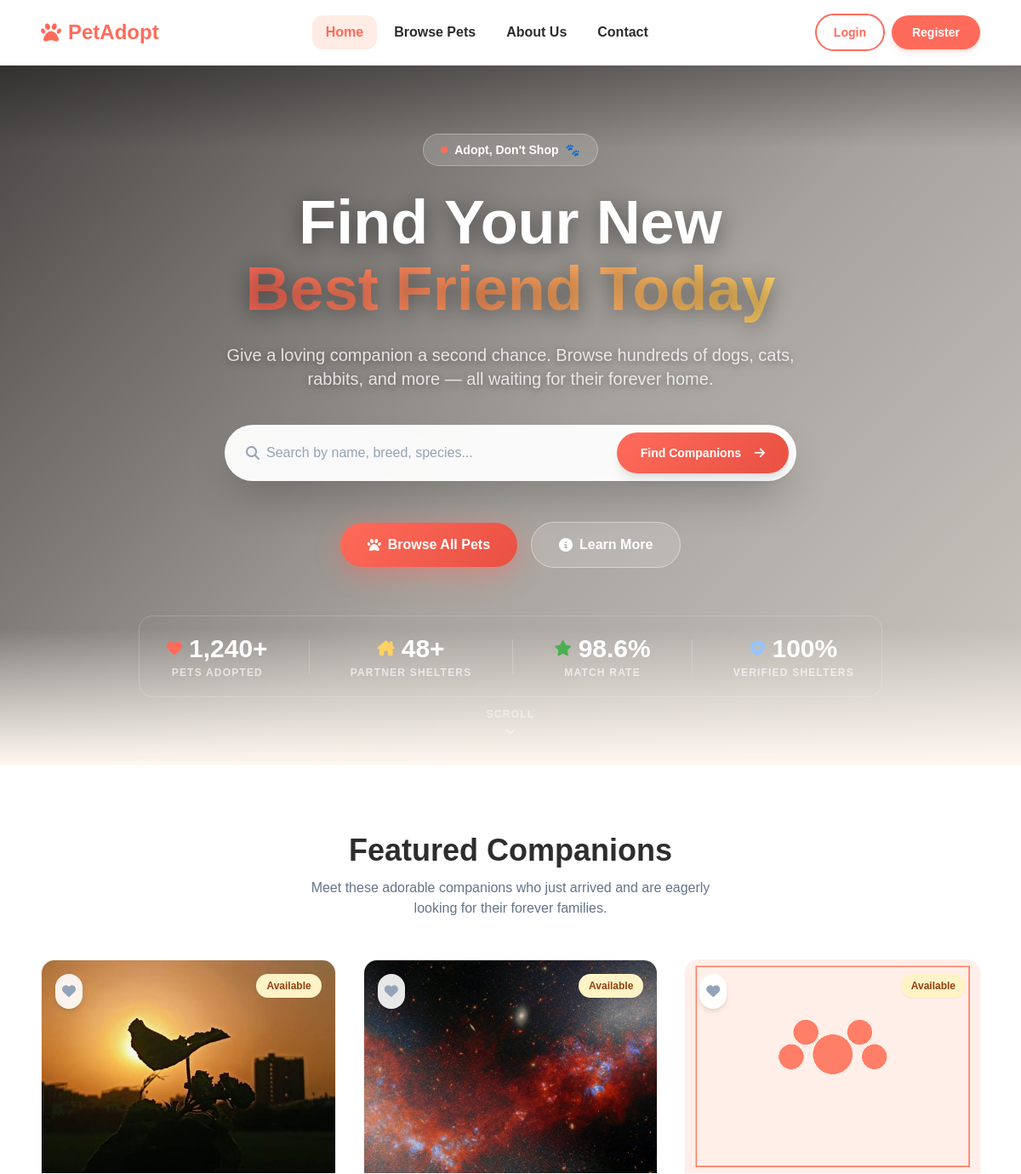
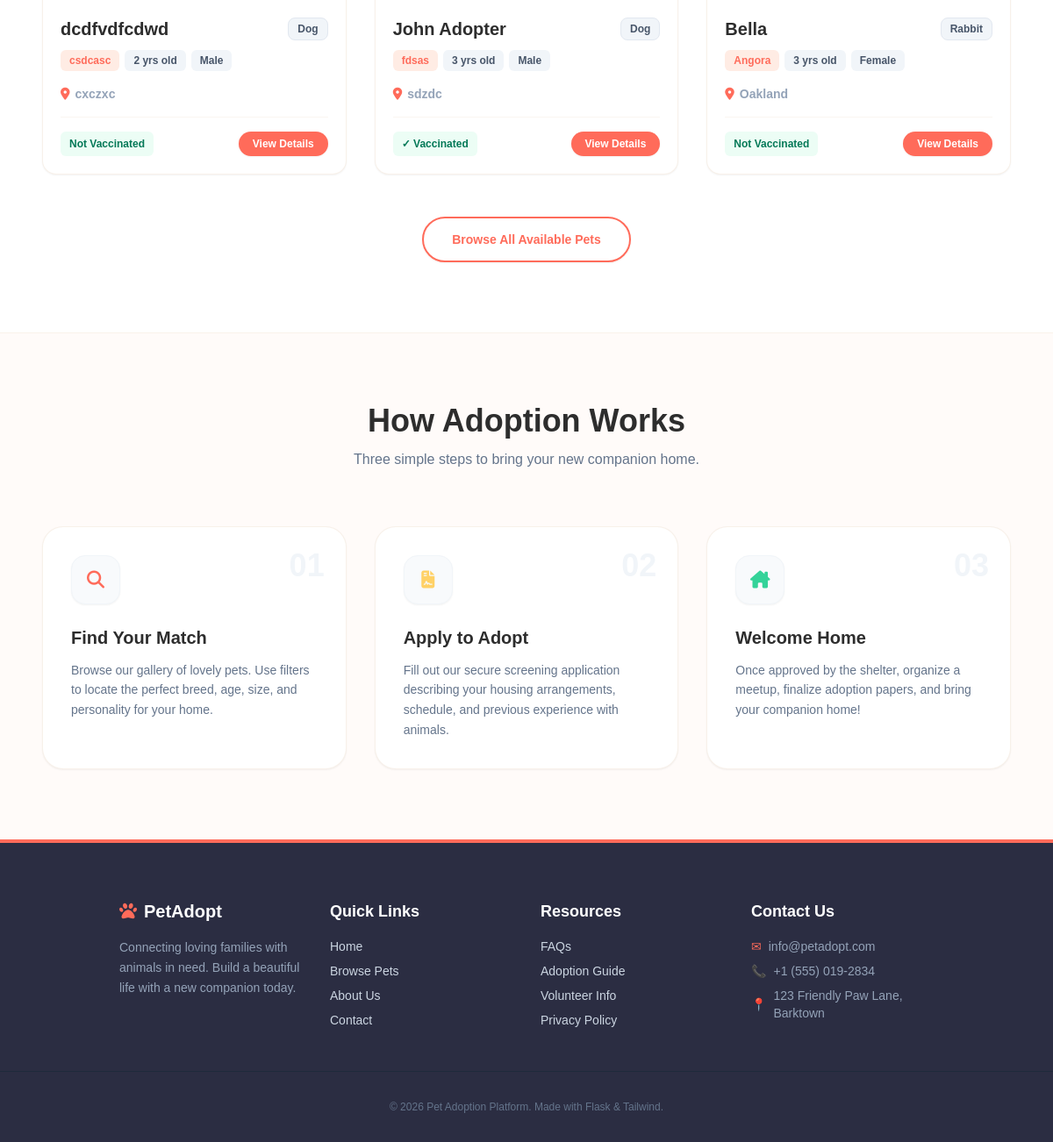
The page / on the database its author committed (2 pictures, top to bottom).
### models.py (models this page shows, shortened)
class Pet(db.Model):
    __tablename__ = 'pets'
    id = db.Column(db.Integer, primary_key=True)
    name = db.Column(db.String(100), nullable=False)
    species = db.Column(db.String(50), nullable=False)  # Dog, Cat, Rabbit, Bird, Other
    breed = db.Column(db.String(100), nullable=True)
    age = db.Column(db.Integer, nullable=True)
    gender = db.Column(db.String(20), nullable=False)  # Male, Female
    size = db.Column(db.String(20), nullable=False)  # Small, Medium, Large
    color = db.Column(db.String(50), nullable=True)
    description = db.Column(db.Text, nullable=True)
    photo = db.Column(db.String(255), nullable=True, default='default_pet.png')
    location = db.Column(db.String(100), nullable=False)
    vaccinated = db.Column(db.Boolean, default=False)
    is_adopted = db.Column(db.Boolean, default=False)
    shelter_id = db.Column(db.Integer, db.ForeignKey('users.id'), nullable=False)
    created_at = db.Column(db.DateTime, default=datetime.utcnow)
    applications = db.relationship('AdoptionApplication', backref='pet', lazy=True, cascade="all, delete-orphan")

### routes.py (the view)
@general_bp.route('/')
def home():
    featured_pets = Pet.query.filter_by(is_adopted=False).order_by(Pet.created_at.desc()).limit(3).all()
    return render_template('home.html', featured_pets=featured_pets)

### templates/home.html (shortened to what this page needs)
{% extends 'base.html' %}
{% block content %}
<section class="hero-banner relative w-full overflow-hidden" style="min-height: 92vh;">
    <video
      id="heroBgVideo"
      autoplay
      muted
      loop
      playsinline
      class="absolute inset-0 w-full h-full object-cover z-0"
    >
        <source src="{{ url_for('static', filename='uploads/dog.mp4') }}" type="video/mp4" />
    </video>
    <div class="absolute inset-0 z-10" style="background: linear-gradient(135deg, rgba(0,0,0,0.72) 0%, rgba(0,0,0,0.35) 55%, rgba(0,0,0,0.20) 100%);"></div>
    <div class="absolute inset-x-0 bottom-0 h-40 z-10" style="background: linear-gradient(to top, #FFF8F1 0%, transparent 100%);"></div>
    <div class="absolute inset-x-0 top-0 h-24 z-10" style="background: linear-gradient(to bottom, rgba(0,0,0,0.30) 0%, transparent 100%);"></div>
    <div class="relative z-20 flex flex-col items-center justify-center text-center px-6 md:px-12" style="min-height: 92vh; padding-top: 80px; padding-bottom: 80px;">
        <div class="inline-flex items-center gap-2 px-5 py-2 rounded-full border border-white/30 bg-white/15 backdrop-blur-md text-white text-sm font-bold mb-7 animate-fade-in-up" style="animation-delay:0s;">
            <span class="w-2 h-2 rounded-full bg-[#FF6B5A] animate-pulse"></span>
            Adopt, Don't Shop &nbsp;🐾
        </div>
        <h1 class="text-white font-black leading-[1.08] mb-6 animate-fade-in-up" style="font-size: clamp(2.4rem, 6vw, 5rem); animation-delay: 0.1s; text-shadow: 0 4px 24px rgba(0,0,0,0.45);">
            Find Your New<br/>
            <span style="background: linear-gradient(90deg, #FF6B5A, #FFD166); -webkit-background-clip: text; -webkit-text-fill-color: transparent; background-clip: text;">
                Best Friend Today
            </span>
        </h1>
        <p class="text-white/80 text-lg md:text-xl max-w-2xl leading-relaxed mb-10 animate-fade-in-up" style="animation-delay: 0.2s; text-shadow: 0 2px 10px rgba(0,0,0,0.4);">
            Give a loving companion a second chance. Browse hundreds of dogs, cats, rabbits, and more — all waiting for their forever home.
        </p>
        <form action="{{ url_for('pets.pet_list') }}" method="GET"
              class="w-full max-w-2xl bg-white/95 backdrop-blur-md p-2 rounded-2xl md:rounded-full shadow-2xl flex flex-col md:flex-row gap-2 mb-12 animate-fade-in-up border border-white/60"
              style="animation-delay: 0.3s;">
            <div class="flex-grow flex items-center gap-2 px-4">
                <i class="fa-solid fa-magnifying-glass text-slate-400 text-base"></i>
                <input
                  type="text"
                  name="search"
                  placeholder="Search by name, breed, species..."
                  class="w-full bg-transparent py-3 outline-none text-base text-dark placeholder:text-slate-400 font-medium"
                />
            </div>
            <button
              type="submit"
              class="py-3 px-7 bg-primary hover:bg-primary-hover text-white font-bold rounded-xl md:rounded-full flex items-center justify-center gap-2 shadow-lg transition-all text-sm active:scale-95"
              style="background: linear-gradient(135deg, #FF6B5A, #E85042);"
            >
                Find Companions &nbsp;<i class="fa-solid fa-arrow-right"></i>
            </button>
        </form>
        <div class="flex flex-wrap items-center justify-center gap-4 mb-14 animate-fade-in-up" style="animation-delay: 0.4s;">
            <a href="{{ url_for('pets.pet_list') }}"
               class="inline-flex items-center gap-2 px-8 py-3.5 rounded-full text-white font-black text-base shadow-xl transition-all hover:scale-105 active:scale-95"
               style="background: linear-gradient(135deg, #FF6B5A 0%, #E85042 100%); box-shadow: 0 8px 30px rgba(255,107,90,0.45);">
                <i class="fa-solid fa-paw"></i> Browse All Pets
            </a>
            <a href="{{ url_for('general.about') }}"
               class="inline-flex items-center gap-2 px-8 py-3.5 rounded-full font-black text-base bg-white/15 backdrop-blur-md border border-white/40 text-white hover:bg-white/25 transition-all active:scale-95">
                <i class="fa-solid fa-circle-info"></i> Learn More
            </a>
        </div>
        <div class="animate-fade-in-up" style="animation-delay: 0.5s;">
            <div class="flex flex-wrap items-center justify-center gap-6 md:gap-12 px-8 py-5 rounded-2xl bg-white/12 backdrop-blur-md border border-white/20">
                <div class="flex flex-col items-center">
                    <div class="flex items-center gap-2 mb-0.5">
                        <i class="fa-solid fa-heart text-[#FF6B5A] text-lg"></i>
                        <span class="text-2xl md:text-3xl font-black text-white">1,240+</span>
                    </div>
                    <span class="text-xs text-white/65 font-semibold uppercase tracking-widest">Pets Adopted</span>
                </div>
                <div class="flex flex-col items-center">
                    <div class="flex items-center gap-2 mb-0.5">
                        <i class="fa-solid fa-house-chimney text-[#FFD166] text-lg"></i>
                        <span class="text-2xl md:text-3xl font-black text-white">48+</span>
                    </div>
                    <span class="text-xs text-white/65 font-semibold uppercase tracking-widest">Partner Shelters</span>
                </div>
                <div class="flex flex-col items-center">
                    <div class="flex items-center gap-2 mb-0.5">
                        <i class="fa-solid fa-star text-[#4CAF50] text-lg"></i>
                        <span class="text-2xl md:text-3xl font-black text-white">98.6%</span>
                    </div>
                    <span class="text-xs text-white/65 font-semibold uppercase tracking-widest">Match Rate</span>
                </div>
                <div class="flex flex-col items-center">
                    <div class="flex items-center gap-2 mb-0.5">
                        <i class="fa-solid fa-shield-heart text-blue-300 text-lg"></i>
                        <span class="text-2xl md:text-3xl font-black text-white">100%</span>
                    </div>
                    <span class="text-xs text-white/65 font-semibold uppercase tracking-widest">Verified Shelters</span>
                </div>
            </div>
        </div>
        <div class="absolute bottom-8 left-1/2 -translate-x-1/2 flex flex-col items-center gap-1 text-white/50 animate-bounce">
            <span class="text-xs font-semibold uppercase tracking-widest">Scroll</span>
            <i class="fa-solid fa-chevron-down text-xs"></i>
        </div>
    </div>
</section>
<section class="py-20 bg-white px-6 md:px-12">
    <div class="container mx-auto max-w-7xl">
        <div class="flex flex-col items-center text-center mb-12">
            <h2 class="text-3xl md:text-4xl font-black text-dark mb-3">Featured Companions</h2>
            <p class="text-slate-500 text-base max-w-lg">Meet these adorable companions who just arrived and are eagerly looking for their forever families.</p>
        </div>
        <div class="grid grid-cols-1 md:grid-cols-3 gap-8">
            {% if featured_pets %}
                {% for pet in featured_pets %}
                    <div class="group bg-white border border-border/60 rounded-2xl overflow-hidden shadow-sm hover:shadow-xl hover:border-primary/30 flex flex-col h-full transition-all duration-300 transform hover:-translate-y-2">
                        <div class="relative h-[250px] overflow-hidden">
                            <img
                              src="{{ url_for('static', filename='uploads/pet_photos/' + pet.photo) }}"
                              alt="{{ pet.name }}"
                              class="w-full h-full object-cover transition-transform duration-500 group-hover:scale-105"
                            />
                            <button
                              data-pet-id="{{ pet.id }}"
                              class="fav-btn absolute top-4 left-4 p-2 bg-white/90 backdrop-blur-sm rounded-full shadow-md text-slate-400 hover:text-red-500 hover:scale-110 active:scale-95 transition-all z-10"
                            >
                                <i class="fa-solid fa-heart text-base"></i>
                            </button>
                            <span class="absolute top-4 right-4 text-xs font-bold px-3 py-1.5 bg-amber-100 text-amber-800 rounded-full shadow-sm">
                                Available
                            </span>
                        </div>
                        <div class="p-5 flex-grow flex flex-col justify-between">
                            <div>
                                <div class="flex justify-between items-center mb-2.5">
                                    <h3 class="text-xl font-black text-dark">{{ pet.name }}</h3>
                                    <span class="text-xs font-bold px-2.5 py-1 bg-slate-100 border border-slate-200 text-slate-600 rounded-lg">
                                        {{ pet.species }}
                                    </span>
                                </div>
                                <div class="flex flex-wrap gap-1.5 mb-4">
                                    <span class="text-xs font-semibold px-2.5 py-1 bg-primary-light text-primary rounded-md">
                                        {% if pet.breed %}{{ pet.breed }}{% else %}Mixed Breed{% endif %}
                                    </span>
                                    <span class="text-xs font-semibold px-2.5 py-1 bg-slate-100 text-slate-600 rounded-md">
                                        {{ pet.age }} {% if pet.age == 1 %}yr{% else %}yrs{% endif %} old
                                    </span>
                                    <span class="text-xs font-semibold px-2.5 py-1 bg-slate-100 text-slate-600 rounded-md">
                                        {{ pet.gender }}
                                    </span>
                                </div>
                                <div class="flex items-center gap-1.5 text-slate-400 text-sm mb-4 font-semibold">
                                    <i class="fa-solid fa-location-dot text-primary"></i>
                                    <span>{{ pet.location }}</span>
                                </div>
                            </div>
                            <div class="border-t border-border/40 pt-4 flex justify-between items-center">
                                <span class="text-xs font-bold px-2.5 py-1.5 bg-emerald-50 text-emerald-700 rounded-md">
                                    {% if pet.vaccinated %}✓ Vaccinated{% else %}Not Vaccinated{% endif %}
                                </span>
                                <a href="{{ url_for('pets.pet_detail', pet_id=pet.id) }}" class="py-1.5 px-4 bg-primary hover:bg-primary-hover text-white font-bold rounded-full text-xs shadow-sm transition-all active:scale-95">
                                    View Details
                                </a>
                            </div>
                        </div>
                    </div>
                {% endfor %}
            {% else %}
                <div class="col-span-3 text-center py-12 bg-primary-light/20 border border-dashed border-border rounded-3xl">
                    <i class="fa-solid fa-dog text-4xl text-slate-400 mb-3 block"></i>
                    <p class="text-slate-500 font-semibold">No pets listed yet.</p>
                </div>
            {% endif %}
        </div>
        <div class="text-center mt-12">
            <a href="{{ url_for('pets.pet_list') }}" class="inline-block px-8 py-3.5 border-2 border-primary hover:bg-primary-light text-primary font-black rounded-full shadow-sm text-sm transition-all active:scale-95">
                Browse All Available Pets
            </a>
        </div>
    </div>
</section>
<section class="py-20 bg-[#fffbf9] px-6 md:px-12 border-t border-[#f1e3d3]/40">
    <div class="container mx-auto max-w-7xl">
        <div class="flex flex-col items-center text-center mb-16">
            <h2 class="text-3xl md:text-4xl font-black text-dark mb-3">How Adoption Works</h2>
            <p class="text-slate-500 text-base max-w-lg">Three simple steps to bring your new companion home.</p>
        </div>
        <div class="grid grid-cols-1 md:grid-cols-3 gap-8">
            <div class="bg-white border border-border/60 rounded-3xl p-8 relative shadow-sm hover:shadow-md transition-all duration-300 animate-scroll-reveal">
                <div class="absolute top-6 right-6 font-black text-4xl text-slate-100">01</div>
                <div class="w-14 h-14 bg-slate-50 border border-slate-100 rounded-2xl flex items-center justify-center mb-6 shadow-sm text-primary">
                    <i class="fa-solid fa-magnifying-glass text-xl"></i>
                </div>
                <h3 class="text-xl font-black text-dark mb-3">Find Your Match</h3>
                <p class="text-slate-500 text-sm leading-relaxed mb-0">Browse our gallery of lovely pets. Use filters to locate the perfect breed, age, size, and personality for your home.</p>
            </div>
            <div class="bg-white border border-border/60 rounded-3xl p-8 relative shadow-sm hover:shadow-md transition-all duration-300 animate-scroll-reveal" style="transition-delay: 150ms;">
                <div class="absolute top-6 right-6 font-black text-4xl text-slate-100">02</div>
                <div class="w-14 h-14 bg-slate-50 border border-slate-100 rounded-2xl flex items-center justify-center mb-6 shadow-sm text-secondary">
                    <i class="fa-solid fa-file-contract text-xl"></i>
                </div>
                <h3 class="text-xl font-black text-dark mb-3">Apply to Adopt</h3>
                <p class="text-slate-500 text-sm leading-relaxed mb-0">Fill out our secure screening application describing your housing arrangements, schedule, and previous experience with animals.</p>
            </div>
            <div class="bg-white border border-border/60 rounded-3xl p-8 relative shadow-sm hover:shadow-md transition-all duration-300 animate-scroll-reveal" style="transition-delay: 300ms;">
                <div class="absolute top-6 right-6 font-black text-4xl text-slate-100">03</div>
                <div class="w-14 h-14 bg-slate-50 border border-slate-100 rounded-2xl flex items-center justify-center mb-6 shadow-sm text-emerald-400">
                    <i class="fa-solid fa-house-chimney text-xl"></i>
                </div>
                <h3 class="text-xl font-black text-dark mb-3">Welcome Home</h3>
                <p class="text-slate-500 text-sm leading-relaxed mb-0">Once approved by the shelter, organize a meetup, finalize adoption papers, and bring your companion home!</p>
            </div>
        </div>
    </div>
</section>
{% endblock %}

### rows shown on the page
Pet: photo (picture), name "dcdfvdfcdwd", species "Dog", breed "csdcasc", age "2", shows "yrs", gender "Male", location "cxczxc", vaccinated "Not Vaccinated"
Pet: photo (picture), name "John Adopter", species "Dog", breed "fdsas", age "3", shows "yrs", gender "Male", location "sdzdc", vaccinated "✓ Vaccinated"
Pet: photo (placeholder picture), name "Bella", species "Rabbit", breed "Angora", age "3", shows "yrs", gender "Female", location "Oakland", vaccinated "Not Vaccinated"
